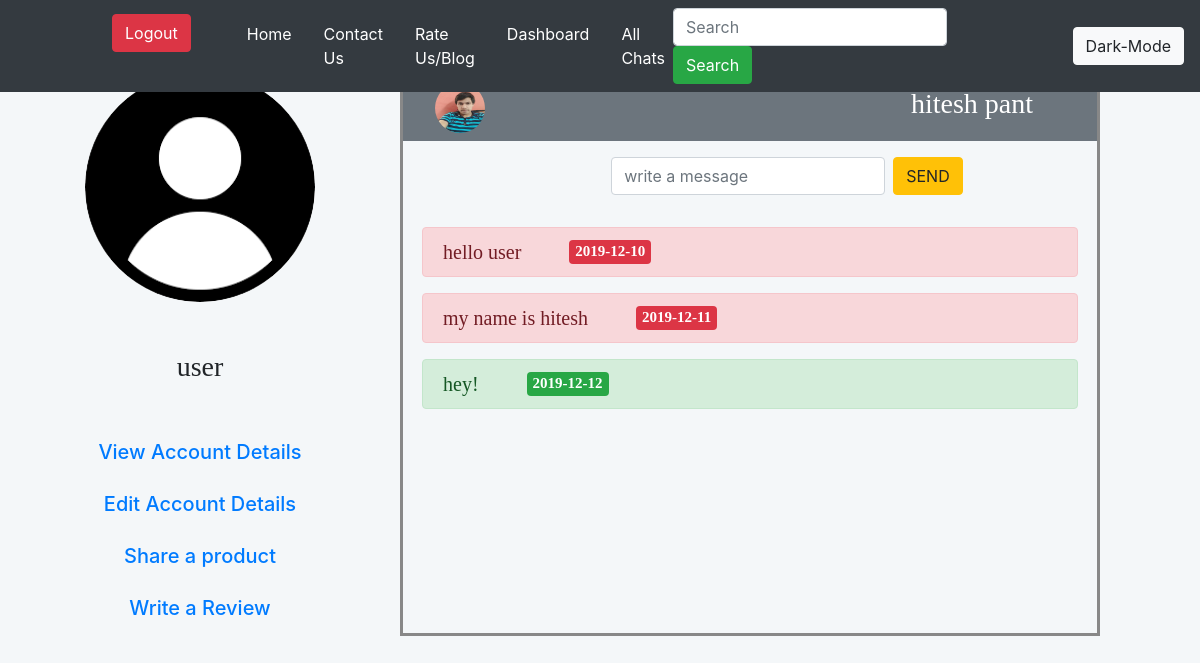
The page /chat_room.php?user=7 (signed in) on the database its author committed.
### tables this page shows
CREATE TABLE `users` (
  `user_id` int(100) NOT NULL,
  `user_name` varchar(100) NOT NULL,
  `user_email` varchar(100) NOT NULL,
  `user_password` varchar(100) NOT NULL,
  `user_phone` decimal(10,0) NOT NULL,
  `user_institute` varchar(200) NOT NULL,
  `user_place` varchar(200) NOT NULL,
  `user_gender` varchar(10) NOT NULL,
  `user_profile_picture` varchar(200) NOT NULL DEFAULT 'user.png'
);

CREATE TABLE `chats` (
  `chat_id` int(200) NOT NULL,
  `chat_body` varchar(200) NOT NULL,
  `chat_time` date NOT NULL,
  `chat_sender_id` int(100) NOT NULL,
  `chat_receiver_id` int(100) NOT NULL
);

### chat_room.php (the view, shortened to what this page needs)
<?php
  $con = mysqli_connect("localhost", "root", "", "minor2");
  $userprofile = $_SESSION['username'];
  $Query = "select * from users where user_name = '$userprofile'";
  $runQuery = mysqli_query($con, $Query);
  $data = mysqli_fetch_assoc($runQuery);
  $profile_pic = $data['user_profile_picture'];
  $userID = $data['user_id'];
?>
<!DOCTYPE html>
<html lang="en">
<head>
    <link rel="stylesheet" href="css/bootstrap.min.css">
    <link rel="stylesheet" href="style.css">
</head>
<body>
  <nav class="navbar navbar-expand-lg navbar-dark bg-dark fixed-top">
    <div class="collapse navbar-collapse" id="navbarSupportedContent">
      <ul class="navbar-nav mr-auto ml-5">
        <li class="nav-item active ml-5">
          <a class="btn btn-danger" role="button" href="logout.php">Logout <span class="sr-only">(current)</span></a>
        </li>
        <li class="nav-item active ml-5">
          <a class="nav-link" href="index.php">Home<span class="sr-only">(current)</span></a>
        </li>
        <li class="nav-item active ml-3">
          <a class="nav-link" href="contact_session.php">Contact Us <span class="sr-only">(current)</span></a>
        </li>
        <li class="nav-item active ml-3">
          <a class="nav-link" href="review.php">Rate Us/Blog<span class="sr-only">(current)</span></a>
        </li>
        <li class="nav-item active ml-3">
          <a class="nav-link" href="dashboard.php">Dashboard<span class="sr-only">(current)</span></a>
        </li>
        <li class="nav-item active ml-3">
          <a class="nav-link" href="chat_page.php">All Chats<span class="sr-only">(current)</span></a>
        </li>
      </ul>
      <form class="form-inline my-2 my-lg-0 mr-5" action="" method="POST">
        <input class="form-control mr-sm-2 " type="search" placeholder="Search" aria-label="Search" name="search_area">
        <button class="btn btn-success my-2 my-sm-0 mr-5" type="submit" name="search_btn" name='search_btn'>Search</button>
      </form>
      <input id="mode" type="button" class="btn btn-light" value="Dark-Mode" onclick="change()">
    </div>
  </nav>
        <br><br><br>
    <div class="container-fluid">
        <div class="row ">
            <div class="col-sm-4 text-center" >
                <?php echo"<img width='230' height='230' src='user_images/$profile_pic' alt='profile_pic' style='border-radius: 130px;'>" ?>
                <h3 class="mt-5 mb-5" style="font-family:Stencil;"><?php echo $userprofile;?></h3>
                <a href="view_account_details.php" class="nav-link"><h5>View Account Details</h5></a>
                <a href="edit_Account_details.php" class="nav-link mt-1"><H5>Edit Account Details</h5></a>
                <a href="insert_product.php" class="nav-link mt-1"><H5>Share a product</h5></a>
                <a href="review.php" class="nav-link mt-1"><h5>Write a Review</h5></a>
            </div>
            <div class="col-sm-7" style="border:3px solid #888888;">
                <div class="row">
<?php
  $USER = $_GET['user'];
  $recevier_query = "select * from users where user_id ='$USER'";
  $run_recevier_query = mysqli_query($con, $recevier_query);
  $recevier_data = mysqli_fetch_array($run_recevier_query);
  $recevier_id = $recevier_data['user_id'];
  $recevier_name = $recevier_data['user_name'];
  $recevier_profile_pic = $recevier_data['user_profile_picture'];
?>
                    <nav class="container navbar bg-secondary" style="color:#fff;">
                      <img src="user_images/<?php echo $recevier_profile_pic; ?>" class="ml-3" alt="" height=50 width=50 style="border-radius:200px;">
                      <h3 class="text-center mr-5" style="font-family:verdana;"><?php echo $recevier_name; ?></h3>
                    </nav>
                </div>
                <div class="row">
                    <form class="form-inline mt-3 mb-3" action="chat_room.php" method="POST" style="position:relative;left:30%;">
                        <input type="text" class="form-control" name="msg_content" placeholder="write a message">
                        <input type="submit" name="send_btn" class="btn btn-warning ml-2" value="SEND">
                    </form>
                </div>
                <div class="">
                    <?php
                        $display_chat = "select * from chats where (chat_sender_id='$userID' and chat_receiver_id='$recevier_id') or (chat_sender_id='$recevier_id' and chat_receiver_id='$userID')";
                        $run_display_chat = mysqli_query($con, $display_chat);
                        while($display = mysqli_fetch_array($run_display_chat))
                        {
                          $time = $display['chat_time'];
                          $chat = $display['chat_body'];
                          $uid = $display['chat_sender_id'];
                          if($userID != $uid)
                          {
                            echo "<h5 class='row mt-3 alert alert-danger ml-1 mr-1' style='font-family:verdana;'>$chat <small class='badge badge-danger ml-5'>$time</small> </h5>";
                          }
                          else{
                            echo "<h5 class='row alert alert-success ml-1 mr-1' style='font-family:verdana;'>$chat <small class='badge badge-success ml-5'>$time</small> </h5>";
                          }
                        }
                    ?>
                </div>
            </div>
        </div>
    </div>
</body>
</html>

### style.css (style rules this page uses)
body { opacity:0; background: #f4f7f9; }

### rows shown on the page
users: user_profile_picture (placeholder picture)
users: user_profile_picture (picture), user_name "hitesh pant"
chats: chat_body "hello user", chat_time "2019-12-10"
chats: chat_body "my name is hitesh", chat_time "2019-12-11"
chats: chat_body "hey!", chat_time "2019-12-12"

### other values the page prints
$userprofile "user"
